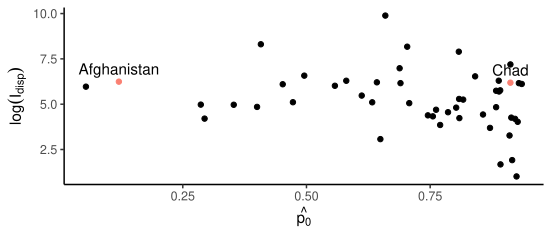

Source code (R):
#!/usr/bin/env Rscript
# script som lager plot over ukentlige dødsfall
CWD <- "~/Dokumenter/MAMI/STK_MAT2011_prosjekt/thesis/img/"
setwd(CWD)

library("data.table")
library("ggplot2")
library("latex2exp")
load("../data/weekly_data.RData")

theme_set(theme_classic())


# calculate ---------------------------------------------------------------

countries_with_obs <- weekly_data[
  battledeaths > 0, .(N=.N),by=country_names
  ][
    N>=100, country_names
    ]

index <- weekly_data[country_names %in% countries_with_obs,
                     .(
                       p0=mean(battledeaths==0),
                       disp_index=var(battledeaths)/mean(battledeaths)
                     ),
                     by=country_names]


# plot --------------------------------------------------------------------

sel_country <- c("Afghanistan", "Chad")

index_plot <- ggplot(index[!(country_names %in% sel_country)], 
       aes(x=p0, y=log(disp_index))) +
  geom_point()+
  geom_point(data=index[country_names %in% sel_country], col="salmon") +
  geom_text(data=index[country_names %in% sel_country],
            aes(label=country_names, y=log(disp_index)+0.7)) +
  xlab(TeX("$\\hat{p_0}$")) +
  ylab(TeX("$\\log(I_{disp})$"))
  
ggsave("index_plot.pdf", index_plot, units = "cm", height = 6, width = 14)
